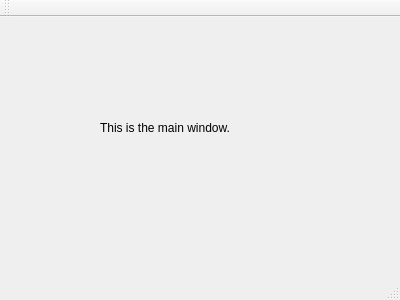
<?xml version="1.0" encoding="UTF-8"?>
<ui version="4.0">
 <class>MainWindow</class>
 <widget class="QMainWindow" name="MainWindow">
  <property name="geometry">
   <rect>
    <x>0</x>
    <y>0</y>
    <width>400</width>
    <height>300</height>
   </rect>
  </property>
  <property name="windowTitle">
   <string>MainWindow</string>
  </property>
  <widget class="QWidget" name="centralWidget">
   <widget class="QLabel" name="label">
    <property name="geometry">
     <rect>
      <x>100</x>
      <y>60</y>
      <width>211</width>
      <height>101</height>
     </rect>
    </property>
    <property name="text">
     <string>This is the main window.</string>
    </property>
   </widget>
  </widget>
  <widget class="QMenuBar" name="menuBar">
   <property name="geometry">
    <rect>
     <x>0</x>
     <y>0</y>
     <width>400</width>
     <height>21</height>
    </rect>
   </property>
  </widget>
  <widget class="QToolBar" name="mainToolBar">
   <attribute name="toolBarArea">
    <enum>TopToolBarArea</enum>
   </attribute>
   <attribute name="toolBarBreak">
    <bool>false</bool>
   </attribute>
  </widget>
  <widget class="QStatusBar" name="statusBar"/>
 </widget>
 <layoutdefault spacing="6" margin="11"/>
 <resources/>
 <connections/>
</ui>
